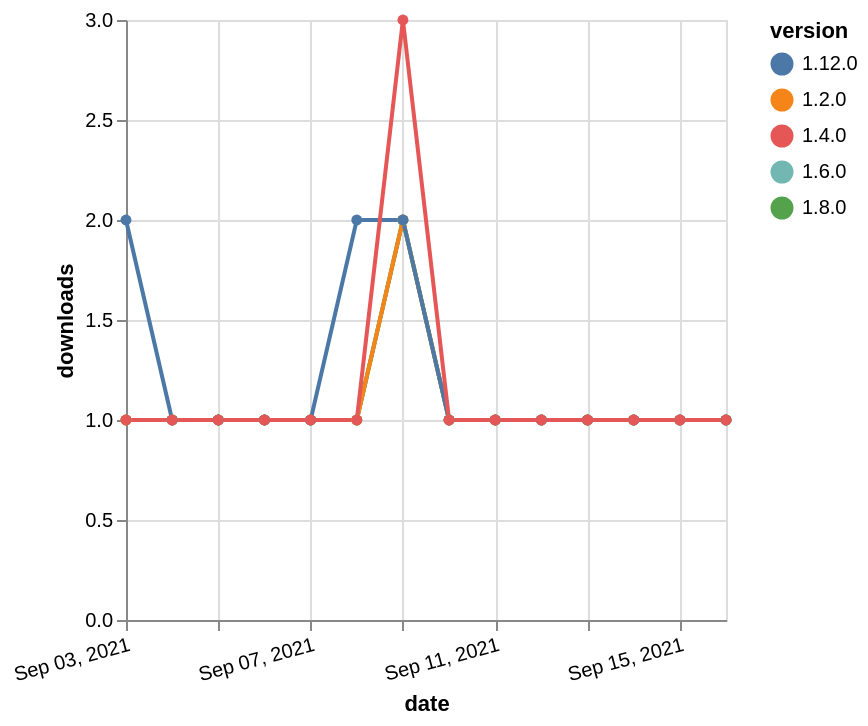

Write the Vega-Lite specification saved for this chart.
### Vega-Lite specification from a JSON file in a GitHub repository (floating-point values rounded to 4 significant figures)
{"$schema": "https://vega.github.io/schema/vega-lite/v5.json", "description": "A simple bar chart with embedded data.", "data": {"values": [{"date": "2021-09-03", "total": 172, "delta": 1, "version": "1.6.0"}, {"date": "2021-09-04", "total": 173, "delta": 1, "version": "1.6.0"}, {"date": "2021-09-05", "total": 174, "delta": 1, "version": "1.6.0"}, {"date": "2021-09-06", "total": 175, "delta": 1, "version": "1.6.0"}, {"date": "2021-09-07", "total": 176, "delta": 1, "version": "1.6.0"}, {"date": "2021-09-08", "total": 177, "delta": 1, "version": "1.6.0"}, {"date": "2021-09-09", "total": 179, "delta": 2, "version": "1.6.0"}, {"date": "2021-09-10", "total": 180, "delta": 1, "version": "1.6.0"}, {"date": "2021-09-11", "total": 181, "delta": 1, "version": "1.6.0"}, {"date": "2021-09-12", "total": 182, "delta": 1, "version": "1.6.0"}, {"date": "2021-09-13", "total": 183, "delta": 1, "version": "1.6.0"}, {"date": "2021-09-14", "total": 184, "delta": 1, "version": "1.6.0"}, {"date": "2021-09-15", "total": 185, "delta": 1, "version": "1.6.0"}, {"date": "2021-09-16", "total": 186, "delta": 1, "version": "1.6.0"}, {"date": "2021-09-03", "total": 152, "delta": 1, "version": "1.8.0"}, {"date": "2021-09-04", "total": 153, "delta": 1, "version": "1.8.0"}, {"date": "2021-09-05", "total": 154, "delta": 1, "version": "1.8.0"}, {"date": "2021-09-06", "total": 155, "delta": 1, "version": "1.8.0"}, {"date": "2021-09-07", "total": 156, "delta": 1, "version": "1.8.0"}, {"date": "2021-09-08", "total": 157, "delta": 1, "version": "1.8.0"}, {"date": "2021-09-09", "total": 159, "delta": 2, "version": "1.8.0"}, {"date": "2021-09-10", "total": 160, "delta": 1, "version": "1.8.0"}, {"date": "2021-09-11", "total": 161, "delta": 1, "version": "1.8.0"}, {"date": "2021-09-12", "total": 162, "delta": 1, "version": "1.8.0"}, {"date": "2021-09-13", "total": 163, "delta": 1, "version": "1.8.0"}, {"date": "2021-09-14", "total": 164, "delta": 1, "version": "1.8.0"}, {"date": "2021-09-15", "total": 165, "delta": 1, "version": "1.8.0"}, {"date": "2021-09-16", "total": 166, "delta": 1, "version": "1.8.0"}, {"date": "2021-09-03", "total": 219, "delta": 1, "version": "1.2.0"}, {"date": "2021-09-04", "total": 220, "delta": 1, "version": "1.2.0"}, {"date": "2021-09-05", "total": 221, "delta": 1, "version": "1.2.0"}, {"date": "2021-09-06", "total": 222, "delta": 1, "version": "1.2.0"}, {"date": "2021-09-07", "total": 223, "delta": 1, "version": "1.2.0"}, {"date": "2021-09-08", "total": 224, "delta": 1, "version": "1.2.0"}, {"date": "2021-09-09", "total": 226, "delta": 2, "version": "1.2.0"}, {"date": "2021-09-10", "total": 227, "delta": 1, "version": "1.2.0"}, {"date": "2021-09-11", "total": 228, "delta": 1, "version": "1.2.0"}, {"date": "2021-09-12", "total": 229, "delta": 1, "version": "1.2.0"}, {"date": "2021-09-13", "total": 230, "delta": 1, "version": "1.2.0"}, {"date": "2021-09-14", "total": 231, "delta": 1, "version": "1.2.0"}, {"date": "2021-09-15", "total": 232, "delta": 1, "version": "1.2.0"}, {"date": "2021-09-16", "total": 233, "delta": 1, "version": "1.2.0"}, {"date": "2021-09-03", "total": 115, "delta": 2, "version": "1.12.0"}, {"date": "2021-09-04", "total": 116, "delta": 1, "version": "1.12.0"}, {"date": "2021-09-05", "total": 117, "delta": 1, "version": "1.12.0"}, {"date": "2021-09-06", "total": 118, "delta": 1, "version": "1.12.0"}, {"date": "2021-09-07", "total": 119, "delta": 1, "version": "1.12.0"}, {"date": "2021-09-08", "total": 121, "delta": 2, "version": "1.12.0"}, {"date": "2021-09-09", "total": 123, "delta": 2, "version": "1.12.0"}, {"date": "2021-09-10", "total": 124, "delta": 1, "version": "1.12.0"}, {"date": "2021-09-11", "total": 125, "delta": 1, "version": "1.12.0"}, {"date": "2021-09-12", "total": 126, "delta": 1, "version": "1.12.0"}, {"date": "2021-09-13", "total": 127, "delta": 1, "version": "1.12.0"}, {"date": "2021-09-14", "total": 128, "delta": 1, "version": "1.12.0"}, {"date": "2021-09-15", "total": 129, "delta": 1, "version": "1.12.0"}, {"date": "2021-09-16", "total": 130, "delta": 1, "version": "1.12.0"}, {"date": "2021-09-03", "total": 293, "delta": 1, "version": "1.4.0"}, {"date": "2021-09-04", "total": 294, "delta": 1, "version": "1.4.0"}, {"date": "2021-09-05", "total": 295, "delta": 1, "version": "1.4.0"}, {"date": "2021-09-06", "total": 296, "delta": 1, "version": "1.4.0"}, {"date": "2021-09-07", "total": 297, "delta": 1, "version": "1.4.0"}, {"date": "2021-09-08", "total": 298, "delta": 1, "version": "1.4.0"}, {"date": "2021-09-09", "total": 301, "delta": 3, "version": "1.4.0"}, {"date": "2021-09-10", "total": 302, "delta": 1, "version": "1.4.0"}, {"date": "2021-09-11", "total": 303, "delta": 1, "version": "1.4.0"}, {"date": "2021-09-12", "total": 304, "delta": 1, "version": "1.4.0"}, {"date": "2021-09-13", "total": 305, "delta": 1, "version": "1.4.0"}, {"date": "2021-09-14", "total": 306, "delta": 1, "version": "1.4.0"}, {"date": "2021-09-15", "total": 307, "delta": 1, "version": "1.4.0"}, {"date": "2021-09-16", "total": 308, "delta": 1, "version": "1.4.0"}]}, "width": "container", "mark": {"type": "line", "point": {"filled": true}}, "encoding": {"x": {"field": "date", "type": "temporal", "timeUnit": "yearmonthdate", "title": "date", "axis": {"labelAngle": -15}}, "y": {"field": "delta", "type": "quantitative", "title": "downloads"}, "color": {"field": "version", "type": "nominal"}, "tooltip": {"field": "delta"}}}
